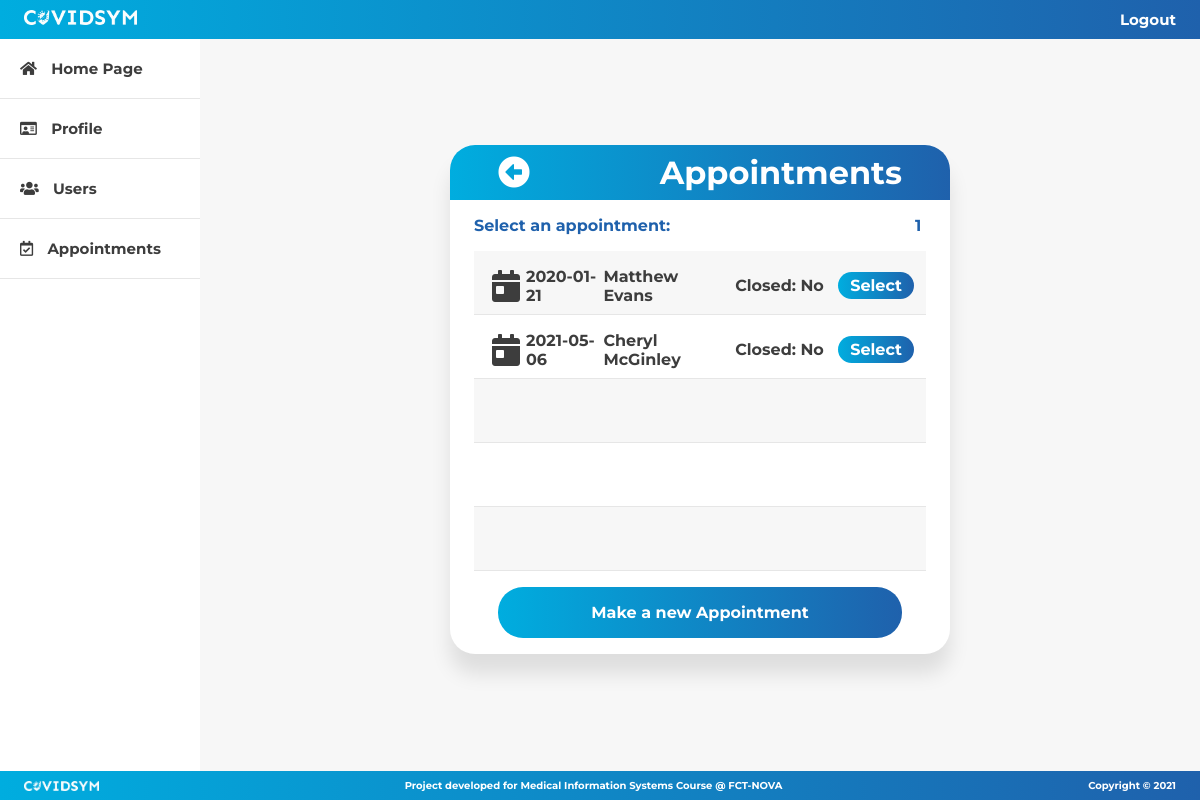
The page /appointment/appointmentsList.php (signed in) on the database its author committed.
### tables this page shows
CREATE TABLE IF NOT EXISTS `appointment` (
  `id` int(11) NOT NULL AUTO_INCREMENT,
  `date` date NOT NULL,
  `result` varchar(20) DEFAULT NULL,
  `prescription` varchar(100) DEFAULT NULL,
  `notes` varchar(200) DEFAULT NULL,
  `patient_id` int(11) NOT NULL,
  `medic_id` int(11) NOT NULL,
  PRIMARY KEY (`id`),
  KEY `appointment_patient_id` (`patient_id`),
  KEY `appointment_medic_id` (`medic_id`)
);

CREATE TABLE IF NOT EXISTS `patient` (
  `id` int(11) NOT NULL AUTO_INCREMENT,
  `name` varchar(100) NOT NULL,
  `gender` char(1) NOT NULL,
  `birthdate` date NOT NULL,
  `phone` varchar(20) NOT NULL,
  `address` varchar(100) NOT NULL,
  `local` varchar(50) NOT NULL,
  `district` varchar(50) NOT NULL,
  `fiscal_number` varchar(20) NOT NULL,
  `healthcare_number` varchar(20) NOT NULL,
  `profile_pic` longblob,
  `user_id` int(11) NOT NULL,
  PRIMARY KEY (`id`) USING BTREE,
  KEY `name` (`name`),
  KEY `patient_user_id` (`user_id`)
);

### commons/stringManipulation.php (called while the page is built)
<?php
    function getFirstAndLast($string) {
        $string = explode(" ", $string);
        if($string[0] != $string[count($string)-1]) {
            $firstAndLast = $string[0] . " " . $string[count($string)-1];
        } else {
            $firstAndLast = $string[0];
        }
        return $firstAndLast;
    }
?>

### appointment/appointmentsList.php (the view, shortened to what this page needs)
<!DOCTYPE html>
<html>
  <head>
    <link rel="stylesheet" href="../css/appointmentsList.css" />
    <link
      rel="stylesheet"
      href="https://cdnjs.cloudflare.com/ajax/libs/font-awesome/5.15.1/css/all.min.css"
    />
  </head>
  <body>
    <?php
      include "../commons/config.php";
      if (isset($_GET["page"]))
        $pageNumber = $_GET["page"];
      else
        $pageNumber = 1;
      if ($_SESSION["userType"] == 1) {
        $query = 'SELECT id FROM patient WHERE patient.user_id = ' . $_SESSION["id"];
        $result = mysqli_query($connect, $query) or die(mysqli_error($connect));
        $patient = mysqli_fetch_array($result);
        $query = 'SELECT appointment.id, appointment.date, patient.name AS patient, medic.name, appointment.date, appointment.prescription
          FROM appointment
          INNER JOIN patient ON appointment.patient_id = patient.id
          INNER JOIN medic ON appointment.medic_id = medic.id
          WHERE patient.id = ' . $patient["id"];
      } else if ($_SESSION["userType"] == 2) {
        $query = 'SELECT id FROM medic WHERE medic.user_id = ' . $_SESSION["id"];
        $result = mysqli_query($connect, $query) or die(mysqli_error($connect));
        $medic = mysqli_fetch_array($result);
        $query = 'SELECT appointment.id, appointment.date, patient.name AS patient, medic.name, appointment.date, appointment.prescription
          FROM appointment
          INNER JOIN patient ON appointment.patient_id = patient.id
          INNER JOIN medic ON appointment.medic_id = medic.id
          WHERE medic.id = ' . $medic["id"];
      }
      $result = mysqli_query($connect, $query)
        or die(mysqli_error($connect));
      $nResults = mysqli_num_rows($result);
      $nPages = intval($nResults / 5);
      $nPages += ($nResults % 5 == 0 ? 0 : 1);
    ?>
    <?php include "../commons/navbar.php"; ?>
    <div class="wrapper">
      <?php include "../commons/sidebar.php"; ?>
      <div class="content-wrapper">
        <div class="modal">
          <div class="modal-header">
            <i class="fas fa-arrow-alt-circle-left goBackBtn">
            </i>
            <h1>Appointments</h1>
          </div>
          <div class="appointments-header">
            <p>Select an appointment:</p>
            <div class="pages">
              <?php
                for ($i = 1; $i <= $nPages; $i++) {
                  if ($i == $pageNumber)
                    echo '<p>' . $i . '</p>';
                  else
                    echo '<a href="appointmentsList?page=' . $i . '">' . $i . '</a>';
                }
              ?>
            </div>
          </div>
          <div class="appointments-list">
            <?php
                include("../commons/stringManipulation.php");
                for ($i = 0; $i < 5; $i++) {
                  echo '<div class="appointment">';
                  if ($appointment = mysqli_fetch_array($result)) {
                    $closed = $appointment["prescription"] == null ? "No" : "Yes";
                    echo '<div class="appointment-date">
                            <i class="fas fa-calendar-day"></i>
                            <p>' . $appointment["date"] . '</p>
                          </div>';
                    if($_SESSION["userType"] == 1) {
                        echo '<div class="appointment-id">
                                <p>Dr. ' . getFirstAndLast($appointment["name"]) . '</p>
                             </div>';
                    } else {
                        echo '<div class="appointment-id">
                            <p>' . getFirstAndLast($appointment["patient"]) . '</p>
                        </div>';
                    }
                    echo '<p>Closed: ' . $closed . '</p>
                          <a href="appointment?id=' . $appointment["id"] . '">Select</i></a>';
                  }
                  echo '</div>';
                }
            ?>
          <a class="appointment-button" href="newAppointment?page=1">Make a new Appointment</a>
        </div>
      </div>
    </div>
    <?php include('../commons/footer.php'); ?>
  </body>
</html>

### css/appointmentsList.css (style rules this page uses)
:root { --backgroundColor: #f7f7f7; --lighterColor: #00addf; --mainColor: #0e6ab2; --darkerColor: #1f61ac; --textColor: #3d3d3d; --contrastColor: #e6e6e6; }
* { box-sizing: border-box; font-family: "Montserrat", sans-serif; margin: 0; padding: 0; }
body { background-color: var(--backgroundColor); }
.wrapper { display: flex; flex-flow: row nowrap; justify-content: space-between; }
.content-wrapper { align-items: center; display: flex; height: 90vh; justify-content: center; margin-left: 200px; width: 100%; }
.modal { background-color: white; border-radius: 25px; -webkit-box-shadow: 0 20px 20px 0 rgba(0, 0, 0, 0.1); -moz-box-shadow: 0 20px 20px 0 rgba(0, 0, 0, 0.1); box-shadow: 0 20px 20px 0 rgba(0, 0, 0, 0.1); width: 50%; }
.modal-header { align-items: center; background: linear-gradient(270deg, var(--darkerColor), var(--lighterColor)); border-radius: 25px 25px 0 0; display: flex; flex-flow: row nowrap; justify-content: space-between; padding: 1vh 4vw; width: 100%; }
.modal-header h1 { color: white; font-size: 4vmin; }
.goBackBtn { color: white; font-size: 4vmin; transition: 0.3s; }
.appointments-header { align-items: center; display: flex; flex-flow: row nowrap; justify-content: space-between; margin: 2vh 2vw; }
.appointments-header p { color: var(--darkerColor); font-size: 2vmin; font-weight: bolder; }
.pages { display: flex; justify-content: center; }
.pages a, .pages p { color: var(--darkerColor); font-size: 2vmin; font-weight: bold; padding: 0 0.4vw; }
.appointments-list { margin: 0 2vw; }
.appointment { align-items: center; border-bottom: 1px solid var(--contrastColor); color: var(--textColor); display: grid; font-size: 2vmin; font-weight: bolder; grid-template-columns: 2fr 2fr 2fr 1fr; grid-template-rows: 1fr; height: 8vmin; justify-items: center; padding: 2vh 1vw; }
.appointment:nth-child(odd) { background-color: var(--backgroundColor); }
.appointment:nth-child(even) { background-color: white; }
.appointment i { font-size: 4vmin; padding: 0 0.5vw; }
.appointment-id, .appointment-date { align-items: center; display: flex; flex-flow: row nowrap; }
.appointment a { background: linear-gradient(270deg, var(--darkerColor), var(--lighterColor)); border: none; border-radius: 25px; color: white; cursor: pointer; font-size: 2vmin; font-weight: bold; outline: none; padding: 0.5vh 1vw; text-decoration: none; transition: all 0.3s ease; }
.appointment-button { cursor: pointer; display: flex; background: linear-gradient(270deg, var(--darkerColor), var(--lighterColor)); border-radius: 25px; justify-content: center; margin: 2vh auto; padding: 2vh 0; transition: all 0.3s ease; width: calc(100% - 4vw); }
.appointment-button { color: white; font-size: 2vmin; font-weight: bolder; text-decoration: none; }

### css/navbar.css (style rules this page uses)
:root { --backgroundColor: #f7f7f7; --lighterColor: #00addf; --mainColor: #0e6ab2; --darkerColor: #1f61ac; --textColor: #3d3d3d; }
* { box-sizing: border-box; font-family: "Montserrat", sans-serif; margin: 0; padding: 0; }
body { background-color: var(--backgroundColor); }

### css/sidebar.css (style rules this page uses)
:root { --backgroundColor: #f7f7f7; --lighterColor: #00addf; --mainColor: #0e6ab2; --darkerColor: #1f61ac; --textColor: #3d3d3d; --contrastColor: #e6e6e6; }
* { box-sizing: border-box; font-family: "Montserrat", sans-serif; margin: 0; padding: 0; }
body { background: var(--backgroundColor); }

### css/footer.css (style rules this page uses)
:root { --backgroundColor: #f7f7f7; --lighterColor: #00addf; --mainColor: #0e6ab2; --darkerColor: #1f61ac; --textColor: #3d3d3d; }
* { box-sizing: border-box; font-family: "Montserrat", sans-serif; margin: 0; padding: 0; }
body { background: var(--backgroundColor); }

### rows shown on the page
appointment: date "2020-01-21", patient.name "Matthew Evans", prescription "No"
appointment: date "2021-05-06", patient.name "Cheryl McGinley", prescription "No"
